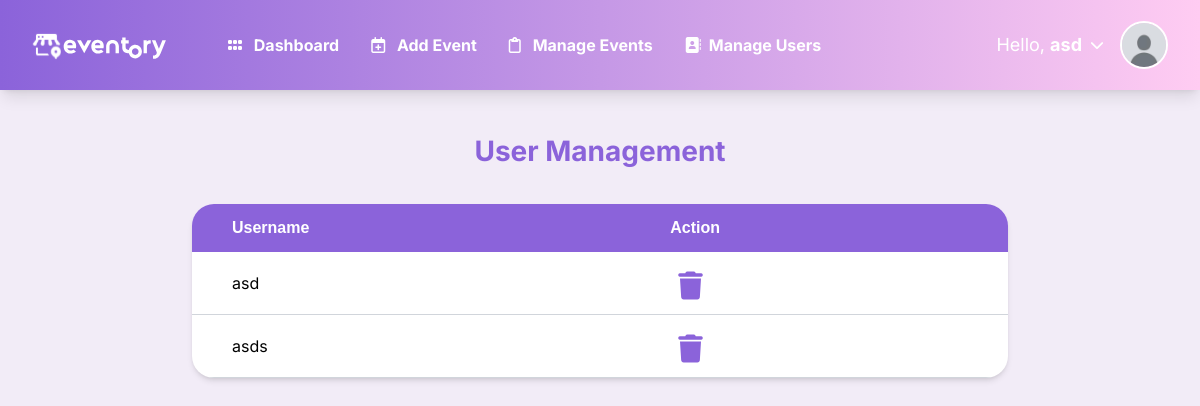
Page /admin/view_users.php (signed in) on the earlier database version.
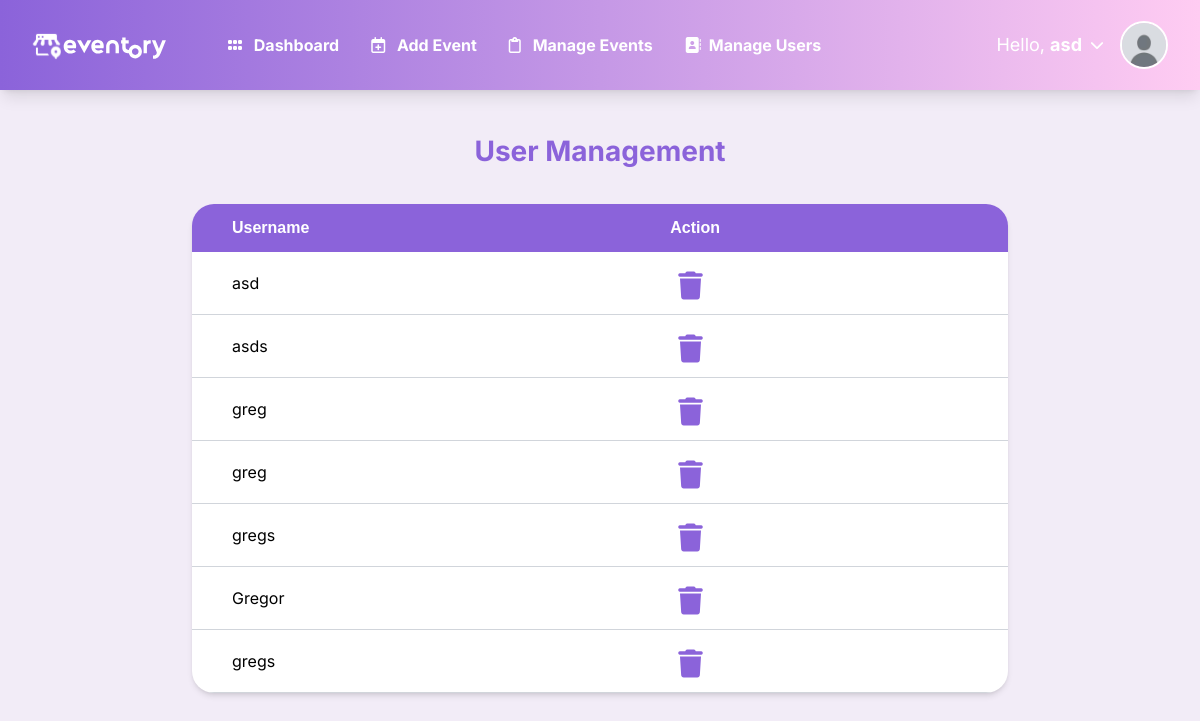
Same page on the later database version.
### tables this page shows
CREATE TABLE `users` (
  `id` int(11) NOT NULL,
  `name` varchar(255) NOT NULL,
  `email` varchar(255) NOT NULL,
  `password` varchar(255) NOT NULL,
  `role` enum('admin','user') DEFAULT 'user',
  `created_at` timestamp NOT NULL DEFAULT current_timestamp(),
  `profile_picture` varchar(255) NOT NULL,
  `reset_token` varchar(255) NOT NULL,
  `reset_expiry` datetime DEFAULT NULL
);

### public_html/admin/view_users.php (the view, shortened to what this page needs)
<?php
require '../includes/db_connection.php';
$stmt = $pdo->query("SELECT id, name FROM users");
$users = $stmt->fetchAll();
?>
<?php include '../includes/navbar.php'; ?>
<!DOCTYPE html>
<html lang="en">
<head>
    <script src="https://cdn.tailwindcss.com"></script>
</head>
<body class="bg-lilac min-h-screen">
    <div class="w-full flex flex-col items-center justify-center mb-8">
        <h1 class="text-center text-[28px] font-inter font-bold text-[#8B63DA] mb-8 mt-10">User Management</h1>
        <div class="w-full max-w-4xl px-10">
            <table class="table-auto p-6 w-full bg-white rounded-[22px] overflow-hidden shadow-md mx-auto">
                <thead class="">
                    <tr class="bg-[#8B63DA]">
                        <th class="ps-10 py-3 text-left text-white font-rethink">Username</th>
                        <th class="ps-16 py-3 text-left text-white font-rethink">Action</th>
                    </tr>
                </thead>
                <tbody>
                    <?php foreach ($users as $user): ?>
                        <tr class="border-b border-gray-300 p-4 ">
                            <td class="ps-10 py-3 text-black font-rethink">
                                <p class="font-inter">
                                    <?= htmlspecialchars($user['name']) ?>
                                </p>
                            </td>
                            <td class="px-4 py-3">
                                <button class="ms-14" onclick="showPopup(<?= $user['id'] ?>)">
                                    <i class="fa-solid fa-trash text-lilac text-[28px] mt-2"></i>
                                </button>
                            </td>
                        </tr>
                    <?php endforeach; ?>
                </tbody>
            </table>
        </div>
    </div>
</body>
</body>
</html>

### public_html/includes/navbar.php (shortened to what this page needs)
<?php
require '../includes/db_connection.php';
$stmt = $pdo->prepare("SELECT * FROM users WHERE id = ?");
$stmt->execute([$_SESSION['user_id']]);
$user = $stmt->fetch();
$default_picture = 'default.jpg';
if (empty($user['profile_picture']) || !file_exists($user['profile_picture'])) {
    $user['profile_picture'] = $default_picture;
}
?>
<!DOCTYPE html>
<html lang="en">
<head>
    <script src="https://cdn.tailwindcss.com"></script>
</head>
<body class="bg-[#F2ECF7] font-inter">
    <nav class="bg-gradient-to-r from-[#8B63DA] via-[#C598E6] to-[#FFCCF2] shadow-lg">
        <div class="max-w-7xl mx-auto px-4 sm:px-6 lg:px-8">
            <div class="flex items-center justify-between h-[90px]">
                <div class="flex items-center space-x-8">
                    <a href="#" class="text-white font-bold text-xl flex-shrink-0">
                        <img class="w-[140px]" src="../assets/images/logo.svg" alt="Logo">
                    </a>
                    <div class="hidden md:flex space-x-8 font-bold text-white transition">
                        <?php if (isset($_SESSION['role'])): ?>
                            <?php if ($_SESSION['role'] === 'admin'): ?>
                                <a href="dashboard.php" class="hover:text-white transition ms-6">
                                    <i class="fa-solid fa-grip me-2"></i>
                                    <span class="">Dashboard</span></a>
                                <a href="add_event.php" class="hover:text-white transition">
                                    <i class="fa-regular fa-calendar-plus"></i>
                                    <span class="ms-2">Add Event</span>
                                </a>
                                <a href="manage_events.php" class="hover:text-white transition">
                                <i class="fa-regular fa-clipboard me-2"></i>
                                Manage Events</a>
                                <a href="view_users.php" class="hover:text-white transition"><i class="fa-solid fa-address-book me-2"></i>Manage Users</a>
                            <?php endif; ?>
                        <?php endif; ?>
                    </div>
                </div>
                    <div id="user-menu-toggle" class="hidden md:flex items-center cursor-pointer">
                        <span class="text-white text-lg mx-2">Hello, <b><?= htmlspecialchars($user['name']) ?></b></span>
                        <i class="fas fa-chevron-down text-white text-sm me-4"></i>
                        <img src="../assets/images/profile_pictures/<?= htmlspecialchars($user['profile_picture']) ?>?<?= time() ?>" class="h-12 w-12 rounded-full border-2 border-white" alt="Profile">
                    </div>
            </div>
        </div>
    </nav>
</body>
</html>

### public_html/admin/view_users.php (style rules this page uses)
.font-inter { font-family: 'Inter', sans-serif; }
.font-rethink { font-family: 'RethinkSans', sans-serif; }

Differences in the rows shown:
added users: name "greg"
added users: name "greg"
added users: name "gregs"
added users: name "Gregor"
added users: name "gregs"
